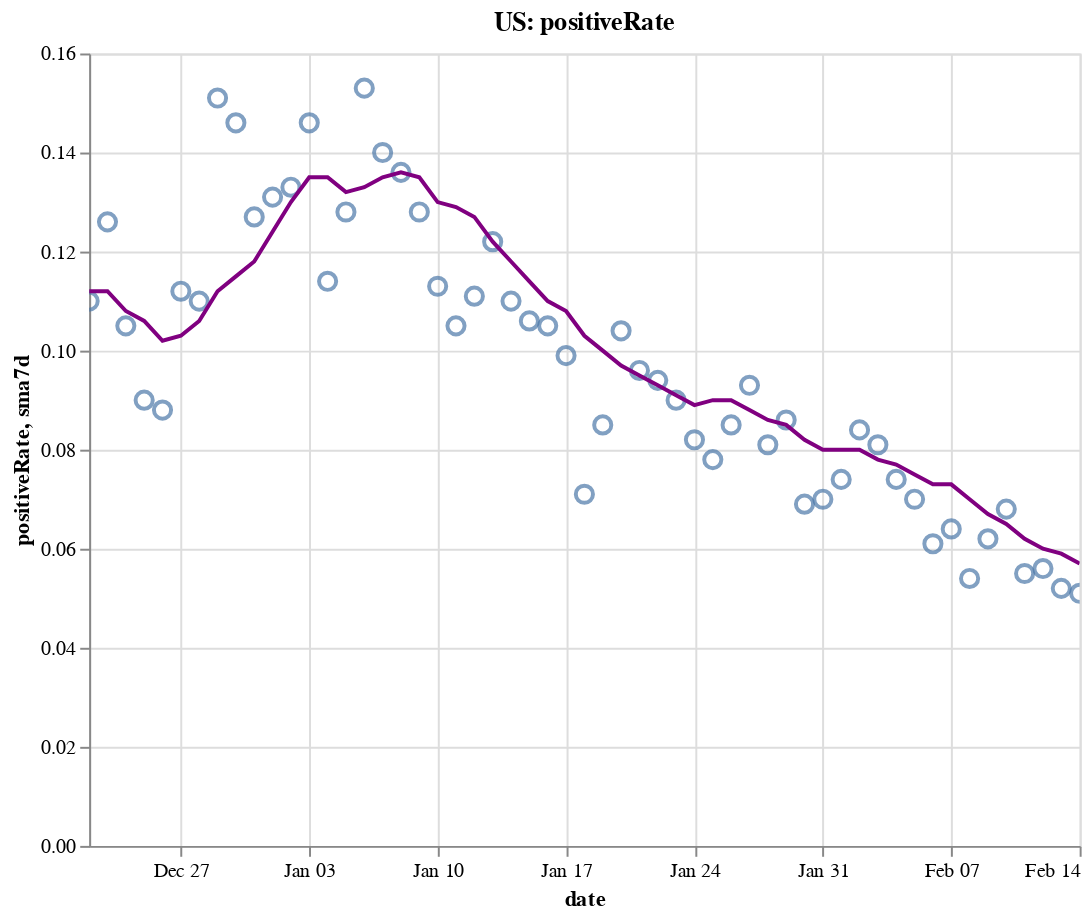

The notebook cell this image was saved under:
### Code cell
create_plot(us, 'positiveRate')

### Figure 1 — Vega-Lite specification as saved in the notebook (floating-point values rounded to 4 significant figures)
{"config": {"view": {"continuousWidth": 400, "continuousHeight": 300}}, "layer": [{"layer": [{"mark": {"type": "point", "size": 75}, "encoding": {"tooltip": [{"type": "temporal", "field": "date"}, {"type": "quantitative", "field": "positiveRate"}, {"type": "quantitative", "field": "sma7d"}], "x": {"type": "temporal", "field": "date"}, "y": {"type": "quantitative", "field": "positiveRate"}}, "selection": {"selector004": {"type": "interval", "bind": "scales", "encodings": ["x", "y"]}}}, {"mark": {"type": "line", "color": "purple"}, "encoding": {"x": {"type": "temporal", "field": "date"}, "y": {"type": "quantitative", "field": "sma7d"}}}]}, {"mark": {"type": "rule", "color": "#aaa"}, "encoding": {"x": {"type": "temporal", "field": "date"}}, "transform": [{"filter": {"selection": "selector003"}}]}, {"mark": "circle", "encoding": {"opacity": {"condition": {"value": 1, "selection": "selector003"}, "value": 0}, "tooltip": [{"type": "temporal", "field": "date"}, {"type": "quantitative", "field": "positiveRate"}, {"type": "quantitative", "field": "sma7d"}], "x": {"type": "temporal", "field": "date"}, "y": {"type": "quantitative", "field": "positiveRate"}}, "selection": {"selector003": {"type": "single", "encodings": ["x"], "on": "mouseover", "nearest": true, "empty": "none"}}}, {"mark": {"type": "text", "align": "left", "dx": 5, "dy": -5, "stroke": "white", "strokeWidth": 2}, "encoding": {"text": {"type": "quantitative", "field": "positiveRate"}, "tooltip": [{"type": "temporal", "field": "date"}, {"type": "quantitative", "field": "positiveRate"}, {"type": "quantitative", "field": "sma7d"}], "x": {"type": "temporal", "field": "date"}, "y": {"type": "quantitative", "field": "positiveRate"}}, "transform": [{"filter": {"selection": "selector003"}}]}, {"mark": {"type": "text", "align": "left", "dx": 5, "dy": -5}, "encoding": {"text": {"type": "quantitative", "field": "positiveRate"}, "tooltip": [{"type": "temporal", "field": "date"}, {"type": "quantitative", "field": "positiveRate"}, {"type": "quantitative", "field": "sma7d"}], "x": {"type": "temporal", "field": "date"}, "y": {"type": "quantitative", "field": "positiveRate"}}, "transform": [{"filter": {"selection": "selector003"}}]}], "data": {"name": "data-21d49f07188398aa1e533bc4f7ab32b6"}, "height": 400, "title": "US: positiveRate", "width": 500, "$schema": "https://vega.github.io/schema/vega-lite/v4.8.1.json", "datasets": {"data-21d49f07188398aa1e533bc4f7ab32b6": [{"date": "2020-12-22T00:00:00", "totalTestResultsIncrease": 1758000.0, "positiveIncrease": 193000.0, "death": 314100.0, "deathIncrease": 3137.0, "positiveRate": 0.11, "state": "US", "sma7d": 0.112}, {"date": "2020-12-23T00:00:00", "totalTestResultsIncrease": 1780000.0, "positiveIncrease": 224500.0, "death": 317500.0, "deathIncrease": 3393.0, "positiveRate": 0.126, "state": "US", "sma7d": 0.112}, {"date": "2020-12-24T00:00:00", "totalTestResultsIncrease": 1973000.0, "positiveIncrease": 206700.0, "death": 320400.0, "deathIncrease": 2958.0, "positiveRate": 0.105, "state": "US", "sma7d": 0.108}, {"date": "2020-12-25T00:00:00", "totalTestResultsIncrease": 1416000.0, "positiveIncrease": 126800.0, "death": 322000.0, "deathIncrease": 1553.0, "positiveRate": 0.09, "state": "US", "sma7d": 0.106}, {"date": "2020-12-26T00:00:00", "totalTestResultsIncrease": 2158000.0, "positiveIncrease": 190600.0, "death": 323400.0, "deathIncrease": 1426.0, "positiveRate": 0.088, "state": "US", "sma7d": 0.102}, {"date": "2020-12-27T00:00:00", "totalTestResultsIncrease": 1371000.0, "positiveIncrease": 153500.0, "death": 324800.0, "deathIncrease": 1397.0, "positiveRate": 0.112, "state": "US", "sma7d": 0.103}, {"date": "2020-12-28T00:00:00", "totalTestResultsIncrease": 1493000.0, "positiveIncrease": 164100.0, "death": 326300.0, "deathIncrease": 1490.0, "positiveRate": 0.11, "state": "US", "sma7d": 0.106}, {"date": "2020-12-29T00:00:00", "totalTestResultsIncrease": 1322000.0, "positiveIncrease": 199700.0, "death": 329600.0, "deathIncrease": 3289.0, "positiveRate": 0.151, "state": "US", "sma7d": 0.112}, {"date": "2020-12-30T00:00:00", "totalTestResultsIncrease": 1568000.0, "positiveIncrease": 229500.0, "death": 333500.0, "deathIncrease": 3900.0, "positiveRate": 0.146, "state": "US", "sma7d": 0.115}, {"date": "2020-12-31T00:00:00", "totalTestResultsIncrease": 1786000.0, "positiveIncrease": 226200.0, "death": 336800.0, "deathIncrease": 3297.0, "positiveRate": 0.127, "state": "US", "sma7d": 0.118}, {"date": "2021-01-01T00:00:00", "totalTestResultsIncrease": 1395000.0, "positiveIncrease": 182900.0, "death": 339400.0, "deathIncrease": 2592.0, "positiveRate": 0.131, "state": "US", "sma7d": 0.124}, {"date": "2021-01-02T00:00:00", "totalTestResultsIncrease": 2104000.0, "positiveIncrease": 280300.0, "death": 341800.0, "deathIncrease": 2406.0, "positiveRate": 0.133, "state": "US", "sma7d": 0.13}, {"date": "2021-01-03T00:00:00", "totalTestResultsIncrease": 1430000.0, "positiveIncrease": 208500.0, "death": 343300.0, "deathIncrease": 1455.0, "positiveRate": 0.146, "state": "US", "sma7d": 0.135}, {"date": "2021-01-04T00:00:00", "totalTestResultsIncrease": 1582000.0, "positiveIncrease": 179600.0, "death": 344800.0, "deathIncrease": 1547.0, "positiveRate": 0.114, "state": "US", "sma7d": 0.135}, {"date": "2021-01-05T00:00:00", "totalTestResultsIncrease": 1715000.0, "positiveIncrease": 219100.0, "death": 348300.0, "deathIncrease": 3484.0, "positiveRate": 0.128, "state": "US", "sma7d": 0.132}, {"date": "2021-01-06T00:00:00", "totalTestResultsIncrease": 1638000.0, "positiveIncrease": 250200.0, "death": 352200.0, "deathIncrease": 3902.0, "positiveRate": 0.153, "state": "US", "sma7d": 0.133}, {"date": "2021-01-07T00:00:00", "totalTestResultsIncrease": 1946000.0, "positiveIncrease": 272000.0, "death": 356300.0, "deathIncrease": 4079.0, "positiveRate": 0.14, "state": "US", "sma7d": 0.135}, {"date": "2021-01-08T00:00:00", "totalTestResultsIncrease": 2164000.0, "positiveIncrease": 295100.0, "death": 360000.0, "deathIncrease": 3780.0, "positiveRate": 0.136, "state": "US", "sma7d": 0.136}, {"date": "2021-01-09T00:00:00", "totalTestResultsIncrease": 2112000.0, "positiveIncrease": 269400.0, "death": 363600.0, "deathIncrease": 3537.0, "positiveRate": 0.128, "state": "US", "sma7d": 0.135}, {"date": "2021-01-10T00:00:00", "totalTestResultsIncrease": 2025000.0, "positiveIncrease": 228700.0, "death": 365700.0, "deathIncrease": 2068.0, "positiveRate": 0.113, "state": "US", "sma7d": 0.13}, {"date": "2021-01-11T00:00:00", "totalTestResultsIncrease": 1867000.0, "positiveIncrease": 195300.0, "death": 367400.0, "deathIncrease": 1733.0, "positiveRate": 0.105, "state": "US", "sma7d": 0.129}, {"date": "2021-01-12T00:00:00", "totalTestResultsIncrease": 1959000.0, "positiveIncrease": 218000.0, "death": 371400.0, "deathIncrease": 4064.0, "positiveRate": 0.111, "state": "US", "sma7d": 0.127}, {"date": "2021-01-13T00:00:00", "totalTestResultsIncrease": 1840000.0, "positiveIncrease": 224500.0, "death": 375500.0, "deathIncrease": 4087.0, "positiveRate": 0.122, "state": "US", "sma7d": 0.122}, {"date": "2021-01-14T00:00:00", "totalTestResultsIncrease": 2044000.0, "positiveIncrease": 225600.0, "death": 379500.0, "deathIncrease": 3915.0, "positiveRate": 0.11, "state": "US", "sma7d": 0.118}, {"date": "2021-01-15T00:00:00", "totalTestResultsIncrease": 2322000.0, "positiveIncrease": 246500.0, "death": 383100.0, "deathIncrease": 3679.0, "positiveRate": 0.106, "state": "US", "sma7d": 0.114}, {"date": "2021-01-16T00:00:00", "totalTestResultsIncrease": 2079000.0, "positiveIncrease": 218100.0, "death": 386800.0, "deathIncrease": 3709.0, "positiveRate": 0.105, "state": "US", "sma7d": 0.11}, {"date": "2021-01-17T00:00:00", "totalTestResultsIncrease": 1893000.0, "positiveIncrease": 187200.0, "death": 388900.0, "deathIncrease": 2053.0, "positiveRate": 0.099, "state": "US", "sma7d": 0.108}, {"date": "2021-01-18T00:00:00", "totalTestResultsIncrease": 2116000.0, "positiveIncrease": 150800.0, "death": 390300.0, "deathIncrease": 1395.0, "positiveRate": 0.071, "state": "US", "sma7d": 0.103}, {"date": "2021-01-19T00:00:00", "totalTestResultsIncrease": 1728000.0, "positiveIncrease": 146600.0, "death": 392400.0, "deathIncrease": 2141.0, "positiveRate": 0.085, "state": "US", "sma7d": 0.1}, {"date": "2021-01-20T00:00:00", "totalTestResultsIncrease": 1824000.0, "positiveIncrease": 189200.0, "death": 396800.0, "deathIncrease": 4409.0, "positiveRate": 0.104, "state": "US", "sma7d": 0.097}, {"date": "2021-01-21T00:00:00", "totalTestResultsIncrease": 1935000.0, "positiveIncrease": 186300.0, "death": 400700.0, "deathIncrease": 3878.0, "positiveRate": 0.096, "state": "US", "sma7d": 0.095}, {"date": "2021-01-22T00:00:00", "totalTestResultsIncrease": 2033000.0, "positiveIncrease": 190900.0, "death": 404700.0, "deathIncrease": 3980.0, "positiveRate": 0.094, "state": "US", "sma7d": 0.093}, {"date": "2021-01-23T00:00:00", "totalTestResultsIncrease": 1968000.0, "positiveIncrease": 177100.0, "death": 408300.0, "deathIncrease": 3591.0, "positiveRate": 0.09, "state": "US", "sma7d": 0.091}, {"date": "2021-01-24T00:00:00", "totalTestResultsIncrease": 1764000.0, "positiveIncrease": 144200.0, "death": 410200.0, "deathIncrease": 1944.0, "positiveRate": 0.082, "state": "US", "sma7d": 0.089}, {"date": "2021-01-25T00:00:00", "totalTestResultsIncrease": 1721000.0, "positiveIncrease": 133500.0, "death": 411800.0, "deathIncrease": 1593.0, "positiveRate": 0.078, "state": "US", "sma7d": 0.09}, {"date": "2021-01-26T00:00:00", "totalTestResultsIncrease": 1725000.0, "positiveIncrease": 146400.0, "death": 415600.0, "deathIncrease": 3734.0, "positiveRate": 0.085, "state": "US", "sma7d": 0.09}, {"date": "2021-01-27T00:00:00", "totalTestResultsIncrease": 1654000.0, "positiveIncrease": 154000.0, "death": 419600.0, "deathIncrease": 4077.0, "positiveRate": 0.093, "state": "US", "sma7d": 0.088}, {"date": "2021-01-28T00:00:00", "totalTestResultsIncrease": 1951000.0, "positiveIncrease": 157300.0, "death": 423600.0, "deathIncrease": 4011.0, "positiveRate": 0.081, "state": "US", "sma7d": 0.086}, {"date": "2021-01-29T00:00:00", "totalTestResultsIncrease": 1952000.0, "positiveIncrease": 167100.0, "death": 427100.0, "deathIncrease": 3503.0, "positiveRate": 0.086, "state": "US", "sma7d": 0.085}, {"date": "2021-01-30T00:00:00", "totalTestResultsIncrease": 2158000.0, "positiveIncrease": 148800.0, "death": 430100.0, "deathIncrease": 2982.0, "positiveRate": 0.069, "state": "US", "sma7d": 0.082}, {"date": "2021-01-31T00:00:00", "totalTestResultsIncrease": 1716000.0, "positiveIncrease": 119400.0, "death": 432200.0, "deathIncrease": 2059.0, "positiveRate": 0.07, "state": "US", "sma7d": 0.08}, {"date": "2021-02-01T00:00:00", "totalTestResultsIncrease": 1634000.0, "positiveIncrease": 120200.0, "death": 433800.0, "deathIncrease": 1562.0, "positiveRate": 0.074, "state": "US", "sma7d": 0.08}, {"date": "2021-02-02T00:00:00", "totalTestResultsIncrease": 1403000.0, "positiveIncrease": 117600.0, "death": 437200.0, "deathIncrease": 3486.0, "positiveRate": 0.084, "state": "US", "sma7d": 0.08}, {"date": "2021-02-03T00:00:00", "totalTestResultsIncrease": 1443000.0, "positiveIncrease": 117000.0, "death": 440900.0, "deathIncrease": 3685.0, "positiveRate": 0.081, "state": "US", "sma7d": 0.078}, {"date": "2021-02-04T00:00:00", "totalTestResultsIncrease": 1678000.0, "positiveIncrease": 123900.0, "death": 446100.0, "deathIncrease": 5212.0, "positiveRate": 0.074, "state": "US", "sma7d": 0.077}, {"date": "2021-02-05T00:00:00", "totalTestResultsIncrease": 1879000.0, "positiveIncrease": 131100.0, "death": 449700.0, "deathIncrease": 3543.0, "positiveRate": 0.07, "state": "US", "sma7d": 0.075}, {"date": "2021-02-06T00:00:00", "totalTestResultsIncrease": 1882000.0, "positiveIncrease": 114600.0, "death": 452700.0, "deathIncrease": 2994.0, "positiveRate": 0.061, "state": "US", "sma7d": 0.073}, {"date": "2021-02-07T00:00:00", "totalTestResultsIncrease": 1498000.0, "positiveIncrease": 95990.0, "death": 454100.0, "deathIncrease": 1475.0, "positiveRate": 0.064, "state": "US", "sma7d": 0.073}, {"date": "2021-02-08T00:00:00", "totalTestResultsIncrease": 1434000.0, "positiveIncrease": 77740.0, "death": 455500.0, "deathIncrease": 1309.0, "positiveRate": 0.054, "state": "US", "sma7d": 0.07}, {"date": "2021-02-09T00:00:00", "totalTestResultsIncrease": 1503000.0, "positiveIncrease": 92990.0, "death": 458200.0, "deathIncrease": 2795.0, "positiveRate": 0.062, "state": "US", "sma7d": 0.067}, {"date": "2021-02-10T00:00:00", "totalTestResultsIncrease": 1393000.0, "positiveIncrease": 95190.0, "death": 461700.0, "deathIncrease": 3445.0, "positiveRate": 0.068, "state": "US", "sma7d": 0.065}, {"date": "2021-02-11T00:00:00", "totalTestResultsIncrease": 1873000.0, "positiveIncrease": 102400.0, "death": 465600.0, "deathIncrease": 3873.0, "positiveRate": 0.055, "state": "US", "sma7d": 0.062}, {"date": "2021-02-12T00:00:00", "totalTestResultsIncrease": 1819000.0, "positiveIncrease": 101000.0, "death": 471000.0, "deathIncrease": 5427.0, "positiveRate": 0.056, "state": "US", "sma7d": 0.06}, {"date": "2021-02-13T00:00:00", "totalTestResultsIncrease": 1744000.0, "positiveIncrease": 90200.0, "death": 474400.0, "deathIncrease": 3428.0, "positiveRate": 0.052, "state": "US", "sma7d": 0.059}, {"date": "2021-02-14T00:00:00", "totalTestResultsIncrease": 1420000.0, "positiveIncrease": 71840.0, "death": 475500.0, "deathIncrease": 1363.0, "positiveRate": 0.051, "state": "US", "sma7d": 0.057}]}}
